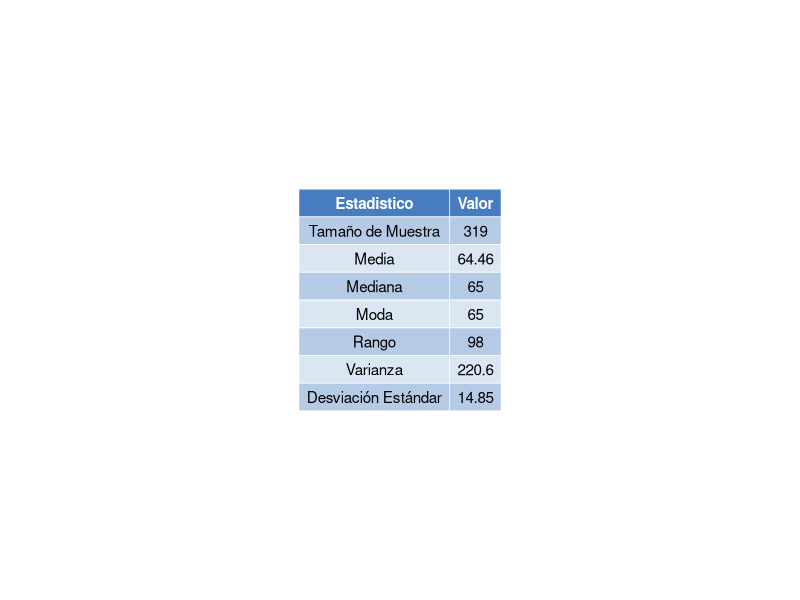
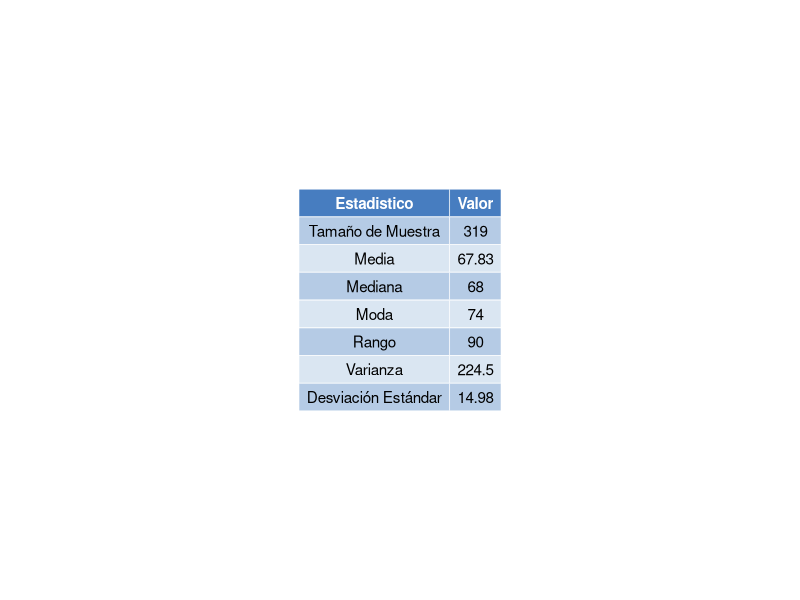
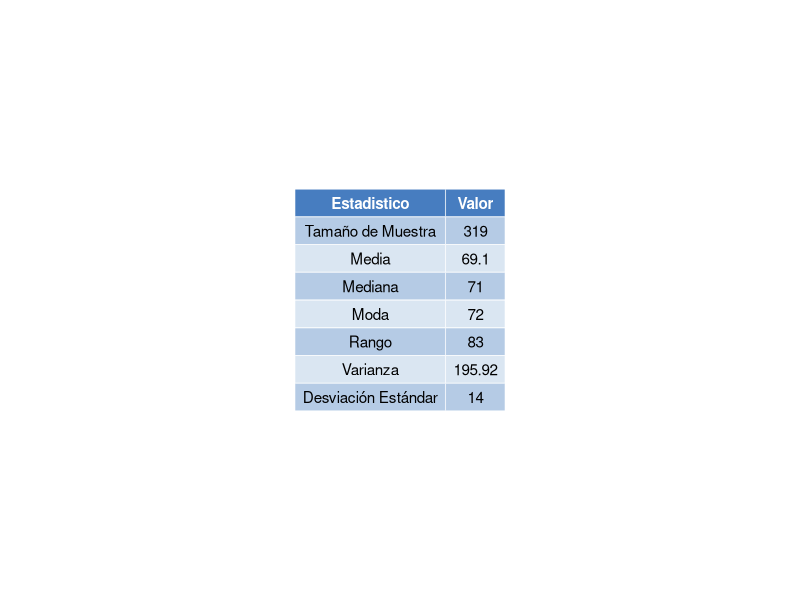
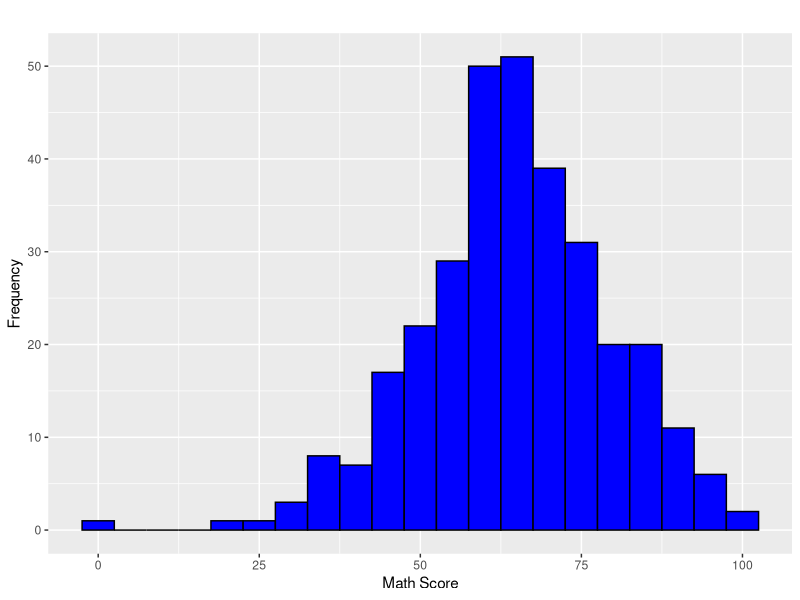
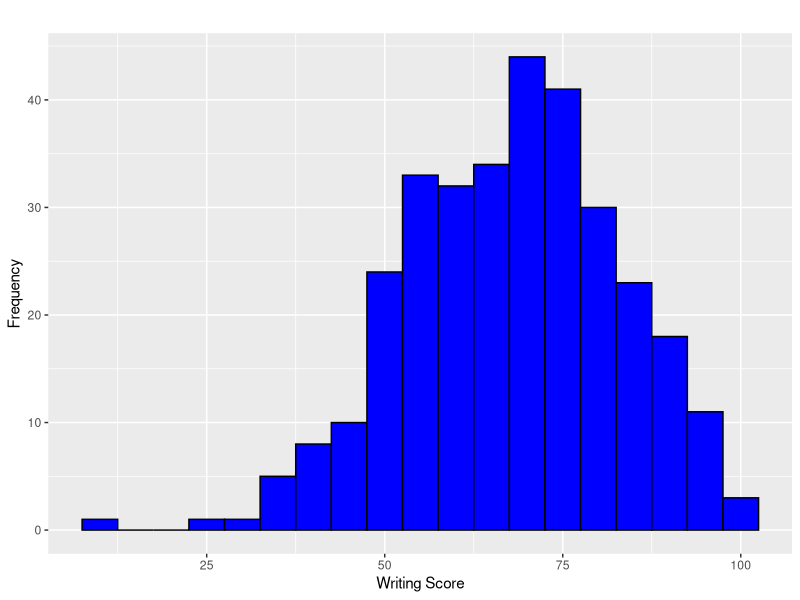
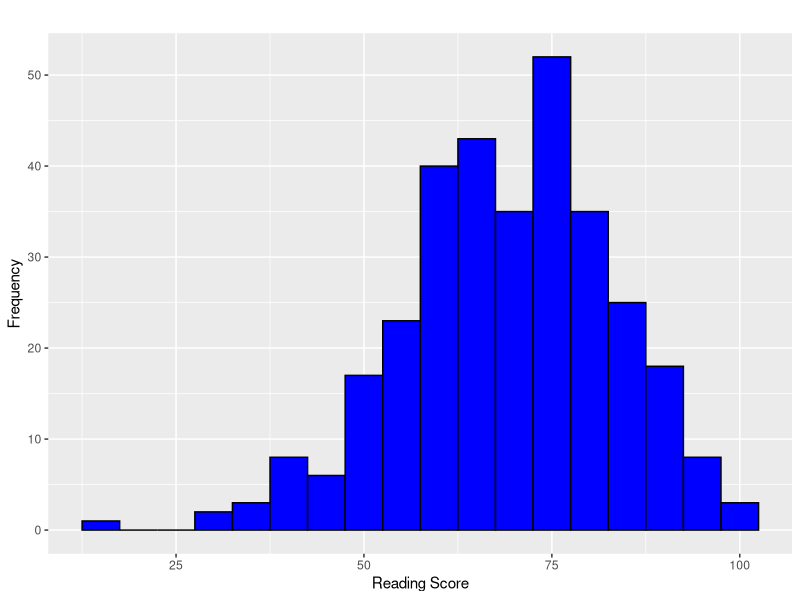
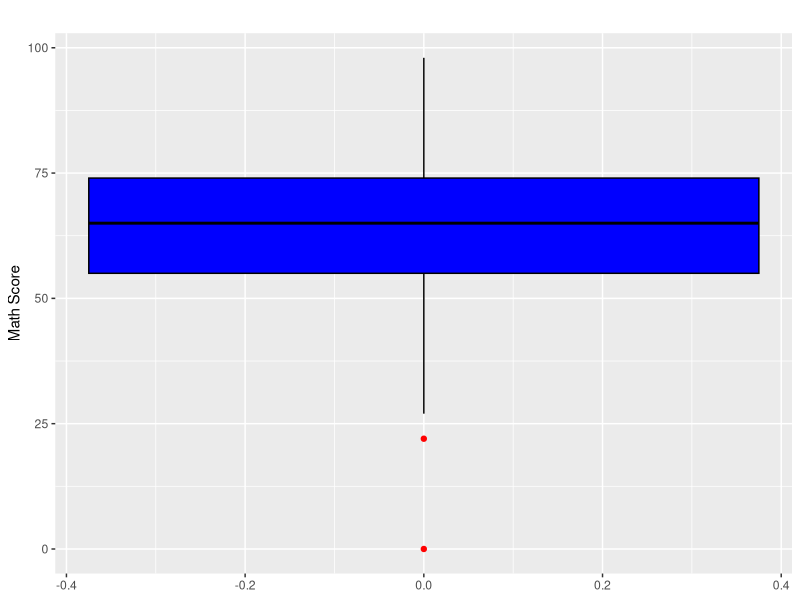
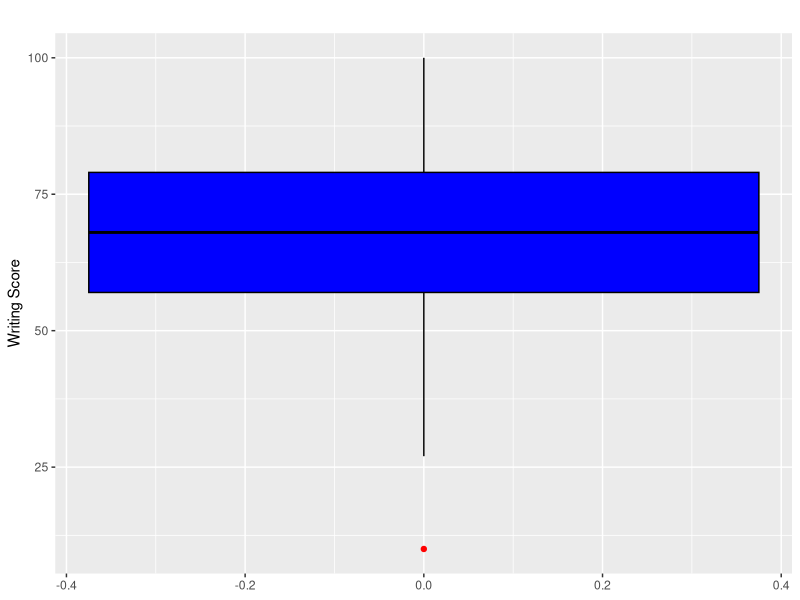

The R source for these figures, in order:
library(dplyr)
library(ggplot2)
library(ggpubr)


get_mode <- function(v) {
  uniqv <- unique(v)
  uniqv[which.max(tabulate(match(v, uniqv)))]
}

calculate_statistics <- function(score_column) {

  size_muestra <- format(nrow(muestra_grupo_c), nsmall = 0)
  average <- round(mean(score_column, na.rm = TRUE), 2)
  variance <- round(var(score_column, na.rm = TRUE), 2)
  range_values <- range(score_column, na.rm = TRUE)
  range_value <- round(diff(range_values), 2)
  mode_value <- round(get_mode(score_column), 2)
  std_dev <- round(sd(score_column, na.rm = TRUE), 2)
  median_value <- round(median(score_column, na.rm = TRUE), 2)
  
  return(c(size_muestra, average, median_value,  mode_value, range_value,variance, std_dev))
}

make_table <- function(column_names, stats_columns) {
  return (data.frame(
  Statistic = column_names,
  Stats_Column = stats_columns
))
}

change_table_names <- function(table) {
  names(table) <- c("Estadistico", "Valor")
  return(table)
}

make_table_plot<-function(table, table_path){
table_plot <- ggtexttable(table, rows = NULL, theme = ttheme("mBlue"))
ggsave(table_path, plot = table_plot, width = 6, height = 4)  
}


make_histogram_plot <- function(data, score_column, binwidth = 5, fill_color = "blue", 
                                      border_color = "black", title, x_label, y_label = "Frequency", 
                                      file_path, width = 6, height = 4) {
  histogram_plot <- ggplot(data, aes_string(x = score_column)) +
    geom_histogram(binwidth = binwidth, fill = fill_color, color = border_color) +
    labs(title = title, x = x_label, y = y_label)
  
  ggsave(file_path, plot = histogram_plot, width = width, height = height)
}

make_box_plot <- function(data, score_column, fill_color = "blue", 
                          border_color = "black", title = NULL, 
                          y_label = NULL, file_path, 
                          outlier_color = "red", width = 4, height = 6) {
  
  # Check if the score_column exists in the data
  if (!score_column %in% names(data)) {
    stop(paste("Column", score_column, "not found in the data"))
  }
  
  # Set default labels if not provided
  if (is.null(title)) {
    title <- paste("Boxplot of", score_column)
  }
  if (is.null(y_label)) {
    y_label <- score_column
  }
  
  # Create the boxplot using ggplot2
  box_plot <- ggplot(data, aes_string(y = score_column)) +
    geom_boxplot(fill = fill_color, color = border_color, outlier.color = outlier_color) +
    labs(title = title, y = y_label)
  
  # Save the boxplot to the specified file path
  ggsave(file_path, plot = box_plot, width = width, height = height)
}


# Load the CSV file
data <- read.csv("StudentsPerformance.csv")
head(data)

muestra_grupo_c <- data %>%
  select(race_ethnicity, math_score, reading_score, writing_score) %>%
  filter(race_ethnicity == "group C")


math_stats <- calculate_statistics(muestra_grupo_c$math_score)
reading_stats <- calculate_statistics(muestra_grupo_c$reading_score)
writing_stats <- calculate_statistics(muestra_grupo_c$writing_score)

column_names <- c("Tamaño de Muestra", "Media", "Mediana","Moda","Rango",  "Varianza",  "Desviación Estándar")

math_table <- make_table(column_names, math_stats) %>% change_table_names()
writing_table <- make_table(column_names, writing_stats)%>% change_table_names()
reading_table <- make_table(column_names, reading_stats)%>% change_table_names()



make_table_plot(math_table,"objective3/descriptive_analysis/group_c/images/math_table_plot.png")
make_table_plot(writing_table,"objective3/descriptive_analysis/group_c/images/writing_table_plot.png")
make_table_plot(reading_table,"objective3/descriptive_analysis/group_c/images/reading_table_plot.png")



make_histogram_plot(
  data = muestra_grupo_c,
  score_column = "math_score",
  binwidth = 5,
  fill_color = "blue",
  border_color = "black",
  title = "",
  x_label = "Math Score",
  file_path = "objective3/descriptive_analysis/group_c/images/math_hist_plot.png"
)

make_histogram_plot(
  data = muestra_grupo_c,
  score_column = "writing_score",
  binwidth = 5,
  fill_color = "blue",
  border_color = "black",
  title = "",
  x_label = "Writing Score",
  file_path = "objective3/descriptive_analysis/group_c/images/writing_hist_plot.png"
)

make_histogram_plot(
  data = muestra_grupo_c,
  score_column = "reading_score",
  binwidth = 5,
  fill_color = "blue",
  border_color = "black",
  title = "",
  x_label = "Reading Score",
  file_path = "objective3/descriptive_analysis/group_c/images/reading_hist_plot.png"
)


make_box_plot(
  data = muestra_grupo_c,
  score_column = "math_score",
  fill_color = "blue",
  border_color = "black",
  title = "",
  y_label = "Math Score",
  file_path = "objective3/descriptive_analysis/group_c/images/math_box_plot.png",
  outlier_color = "red",
  width = 4,
  height = 6  
)
make_box_plot(
  data = muestra_grupo_c,
  score_column = "writing_score",
  fill_color = "blue",
  border_color = "black",
  title = "",
  y_label = "Writing Score",
  file_path = "objective3/descriptive_analysis/group_c/images/writing_box_plot.png",
  outlier_color = "red",
  width = 4,
  height = 6  
)
make_box_plot(
  data = muestra_grupo_c,
  score_column = "reading_score",
  fill_color = "blue",
  border_color = "black",
  title = "",
  y_label = "Reading Score",
  file_path = "objective3/descriptive_analysis/group_c/images/reading_box_plot.png",
  outlier_color = "red",
  width = 4,
  height = 6  
)

